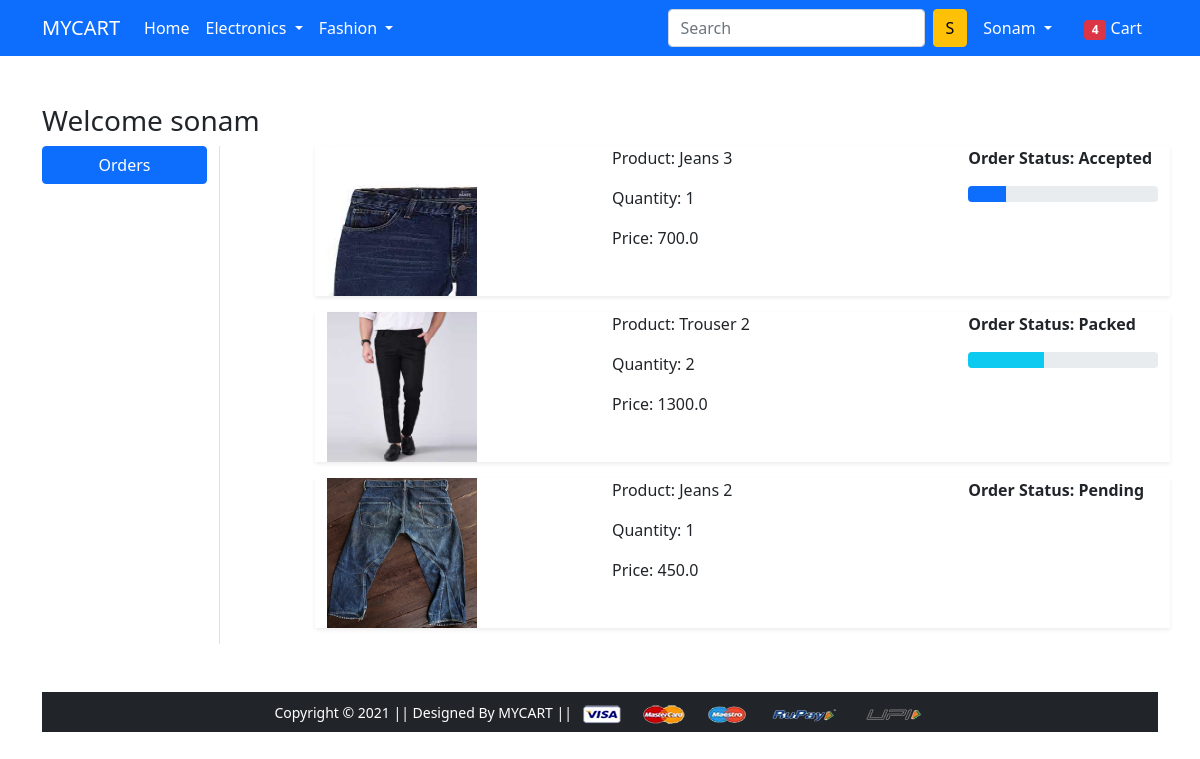
Page /orders/ (signed in) on the committed database.
### app/models.py (models this page shows, shortened)
class OrderPlaced(models.Model):
    user = models.ForeignKey(User, on_delete=models.CASCADE)
    customer = models.ForeignKey(Customer, on_delete=models.CASCADE)
    product = models.ForeignKey(Product, on_delete=models.CASCADE)
    ordered_date = models.DateTimeField(auto_now_add=True)
    status = models.CharField(max_length=50, choices=STATUS_CHOICES, default='Pending')
    quantity = models.PositiveIntegerField(default=1)
    @property
    def total_cost(self):
        return self.quantity * self.product.discounted_price

class Product(models.Model):
    title = models.CharField(max_length=100)
    selling_price = models.FloatField()
    discounted_price = models.FloatField()
    description = models.TextField()
    brand = models.CharField(max_length=100)
    category = models.CharField(choices=CATEGORY_CHOICES, max_length=2)
    product_image = models.ImageField(upload_to='productimg')

### app/views.py (the view)
# urls.py: path('orders/', views.orders, name='orders'),
@login_required
def orders(request):
    user = request.user
    order_placed = OrderPlaced.objects.filter(user=user)
    totalitems = len(Cart.objects.filter(user=request.user))
    context = {
        'user':user,
        'order_placed':order_placed,
        'totalitems':totalitems,
    }
    return render(request, 'app/orders.html', context)

### app/templates/app/orders.html (shortened to what this page needs)
{% extends 'app/base.html' %}
{% load static %}
{% block main-content %}
<div class="container my-5">
    <div class="row">
        <h3>Welcome {{user}}</h3>
        <div class="col-sm-2 border-end">
            <ul class="list-unstyled">
                <li class="d-grid"><a href="{% url 'orders' %}"
                class="btn btn-primary">Orders</a></li>
            </ul>
        </div>
        <div class="col-sm-9 offset-sm-1">
            {% for op in order_placed %}
                <div class="row shadow-sm mb-3">
                    <div class="col-sm-2">
                        <img src="{{op.product.product_image.url}}" alt=""
                        srcset="" class="img-field" height="150" width="150">
                    </div>
                    <div class="col-sm-5 offset-2">
                        <p>Product: {{op.product.title}}</p>
                        <p>Quantity: {{op.quantity}}</p>
                        <p>Price: {{op.total_cost}}</p>
                    </div>
                    <div class="col-sm-3 fw-bold">
                        <p>Order Status: {{op.status}}</p>
                        {% if op.status == 'Accepted' %}
                            <div class="progress">
                                <div class="progress-bar" role="progressbar" style="width: 20%"
                                aria-valuenow="20" aria-valuemin="0" aria-valuemax-"100">
                                </div>
                            </div>
                        {% endif %}
                        {% if op.status == 'Packed' %}
                            <div class="progress">
                                <div class="progress-bar bg-info" role="progressbar" style="width: 40%"
                                aria-valuenow="40" aria-valuemin="0" aria-valuemax-"100">
                                </div>
                            </div>
                        {% endif %}
                    </div>
                </div>
            {% endfor %}
        </div
    </div>
</div>
{% endblock main-content %}

### app/templates/app/base.html (shortened to what this page needs)
<!doctype html>
{% load static %}
<html lang="en">
  <head>
    <link href="https://cdn.jsdelivr.net/npm/bootstrap@5.0.0-beta1/dist/css/bootstrap.min.css" rel="stylesheet">
    <link rel="stylesheet" href="{% static 'app/css/owl.carousel.min.css' %}">
    <link rel="stylesheet" href="{% static 'app/css/all.min.css' %}">
    <link rel="stylesheet" href="{% static 'app/css/style.css' %}">
  </head>
  <body>
    <nav class="navbar navbar-expand-lg navbar-dark bg-primary">
     <div class="container">
       <a class="navbar-brand" href="/">MYCART</a>
       <div class="collapse navbar-collapse" id="navbarSupportedContent">
         <ul class="navbar-nav me-auto mb-2 mb-lg-0">
           <li class="nav-item">
             <a class="nav-link active" aria-current="page" href="/">Home</a>
           </li>
           <li class="nav-item dropdown">
             <a class="nav-link dropdown-toggle text-white" href="#" id="electronicsDropdown" role="button" data-bs-toggle="dropdown" aria-expanded="false">
               Electronics
             </a>
           </li>
           <li class="nav-item dropdown">
             <a class="nav-link dropdown-toggle text-white" href="#" id="fashionDropdown" role="button" data-bs-toggle="dropdown" aria-expanded="false">
               Fashion
             </a>
           </li>
         </ul>
         <form class="d-flex">
           <input class="form-control me-2" type="search" placeholder="Search" aria-label="Search">
           <button class="btn btn-warning" type="submit">S</button>
         </form>
         <div>
          <ul class="navbar-nav me-auto mb-2 mb-lg-0">
          {% if request.user.is_authenticated %}
           <li class="nav-item dropdown mx-2">
              <a class="nav-link dropdown-toggle text-white" href="#" id="profileDropdown" role="button" data-bs-toggle="dropdown" aria-expanded="false">
                <span class="text-capitalize">{{request.user}}</span>
              </a>
            </li>
            <li class="nav-item mx-2">
             <a href="{% url 'showcart' %}" class="nav-link text-white"><span class="badge bg-danger">{{totalitems}}</span> Cart </a>
            </li>
            {% endif %}
          </ul>
         </div>
       </div>
     </div>
    </nav>
    {% block main-content %} {% endblock main-content %}
    <footer class="container-fluid bg-dark text-center p-2 mt-5">
        <small class="text-white">Copyright &copy; 2021 || Designed By MYCART || </small>
        <img src="{% static 'app/images/payment.png' %}" alt="" srcset="" class="img-fluid" height="2px">
    </footer>
  </body>
</html>

### rows in the picture
OrderPlaced: product.product_image (picture), product "Jeans 3", quantity "1", total_cost "700.0", status "Accepted"
OrderPlaced: product.product_image (picture), product "Trouser 2", quantity "2", total_cost "1300.0", status "Packed"
OrderPlaced: product.product_image (picture), product "Jeans 2", quantity "1", total_cost "450.0", status "Pending"

### other values in the picture
{{ request.user }} "Sonam"
{{ totalitems }} "4"
{{ user }} "sonam"
